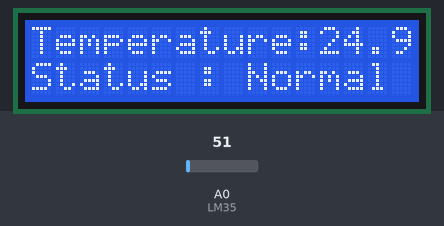
Recording of a sketch running on a simulated Arduino Uno, built with avr-gcc and run on an emulated ATmega328P. Parts: 16×2 character LCD. The inputs (shaded band) are chosen by the test bench; at power-on: A0 (LM35) = 51. What the sketch prints to the serial monitor is not drawn.

Above: at 1.7 s.
1.8 s: A0 (LM35) set to 64
At 3.7 s:
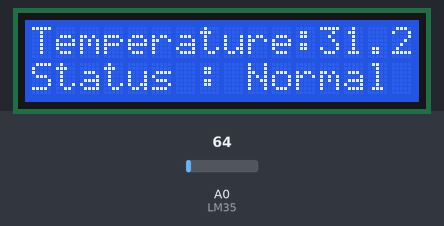
4.0 s: A0 (LM35) set to 71
At 5.8 s:
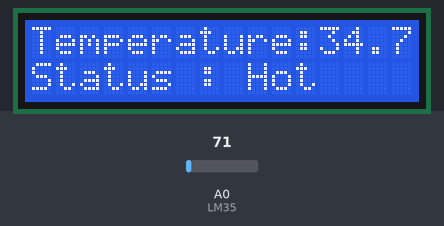
6.1 s: A0 (LM35) set to 30
At 7.8 s:
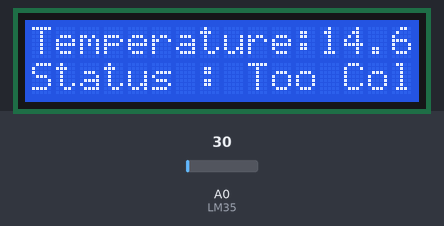
8.1 s: A0 (LM35) set to 37
At 9.0 s:
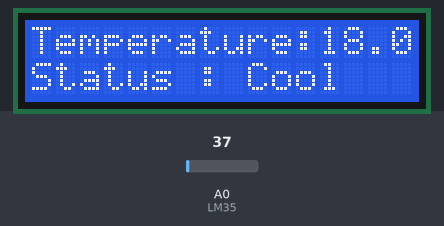
10.1 s: A0 (LM35) set to 112
At 11.1 s:
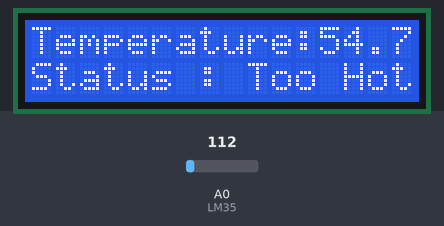
Timing chart, 0 to 13.1 s (numbered marks = the images above; inputs shaded):
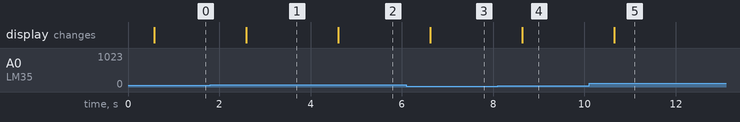

Measured:
- the behaviour switches between 67 and 68 on A0 (LM35) (found by bisection; images 1 and 2)
- the behaviour switches between 32 and 33 on A0 (LM35) (found by bisection; images 3 and 4)
- after the input at 1.8 s, the display: changes after 0.79 s (image 1)
- after the input at 4.0 s, the display: changes after 0.61 s (image 2)
- after the input at 6.1 s, the display: changes after 0.52 s (image 3)
- after the input at 8.1 s, the display: changes after 0.54 s (image 4)
- after the input at 10.1 s, the display: changes after 0.56 s (image 5)

The sketch:

LM35_code.ino
```cpp
#include <LiquidCrystal.h>

const int rs = 12, en = 11, d4 = 5, d5 = 4, d6 = 3, d7 = 2;
LiquidCrystal lcd(rs, en, d4, d5, d6, d7);

#define LM35 A0 // LM35 temperature sensor connected to A0

void setup() {
  pinMode(LM35, INPUT);
  Serial.begin(9600);
  lcd.clear();
  lcd.begin(16, 2);
  lcd.print("Temperature:");
  delay(500);
}

void loop() {
  int sensorValue = analogRead(LM35);
  float voltage = sensorValue * (5.0 / 1023.0);
  float temperature = voltage * 100.0;

  // Categorizing temperature (You can comment out this portion if temperature categorization is not necessary)
  String tempCategory = "";
  if (temperature >= 0 && temperature <= 15.99) {
    tempCategory = "Status : Too Cold";
  } else if (temperature >= 16 && temperature <= 23.99) {
    tempCategory = "Status : Cool";
  } else if (temperature >= 24 && temperature <= 32.99) {
    tempCategory = "Status : Normal";
    } else if (temperature >= 33 && temperature <= 50.99) {
    tempCategory = "Status : Hot";
  } else {
    tempCategory = "Status : Too Hot";
  }

  // Display on LCD
  lcd.clear();
  lcd.setCursor(0, 0);
  lcd.print("Temperature:");
  lcd.print(temperature);
  lcd.print((char)223);
  lcd.print("C");
  lcd.setCursor(0, 1); // can comment
  lcd.print(tempCategory); // can comment


  // Display on Serial Monitor
  Serial.print("Temp: ");
  Serial.print(temperature);
  Serial.print(" C,Status: "); // can comment
  Serial.println(tempCategory); // can comment

  delay(1000);
}
```
